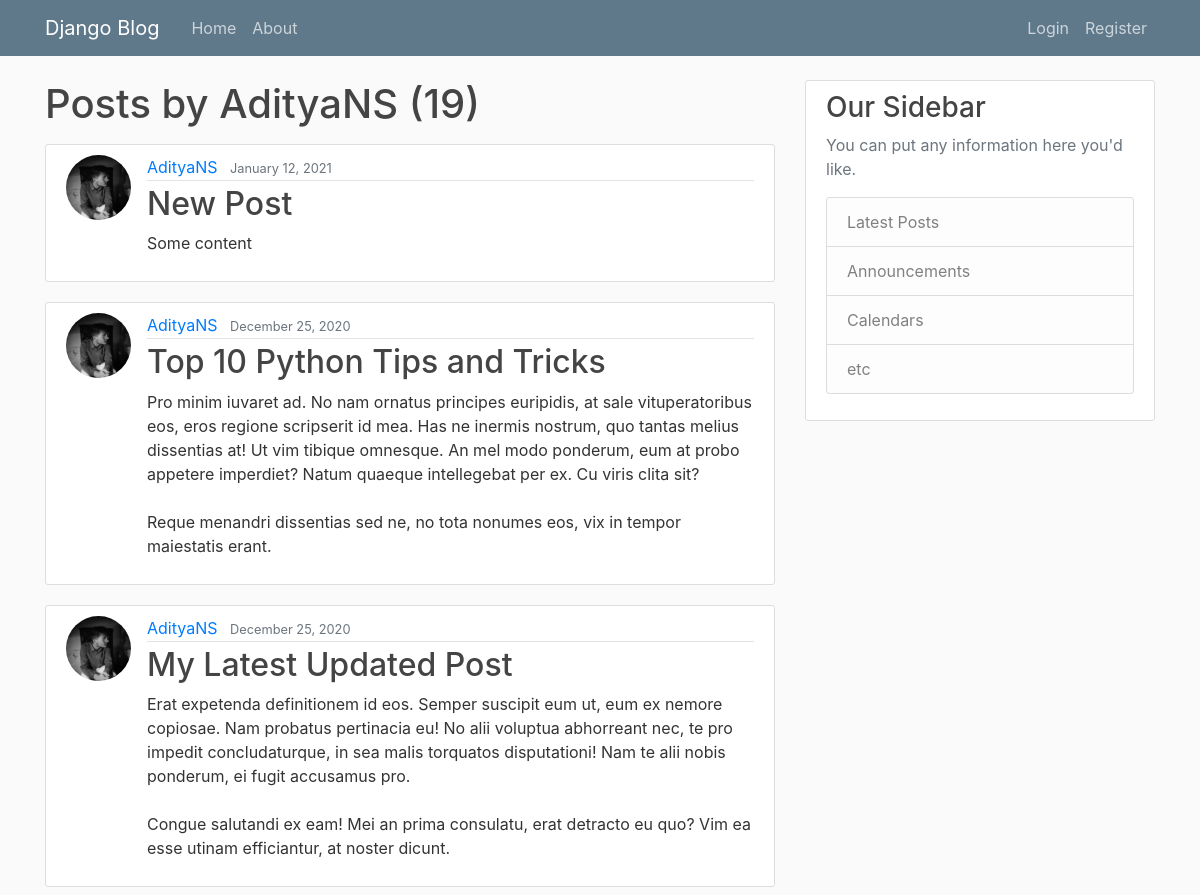
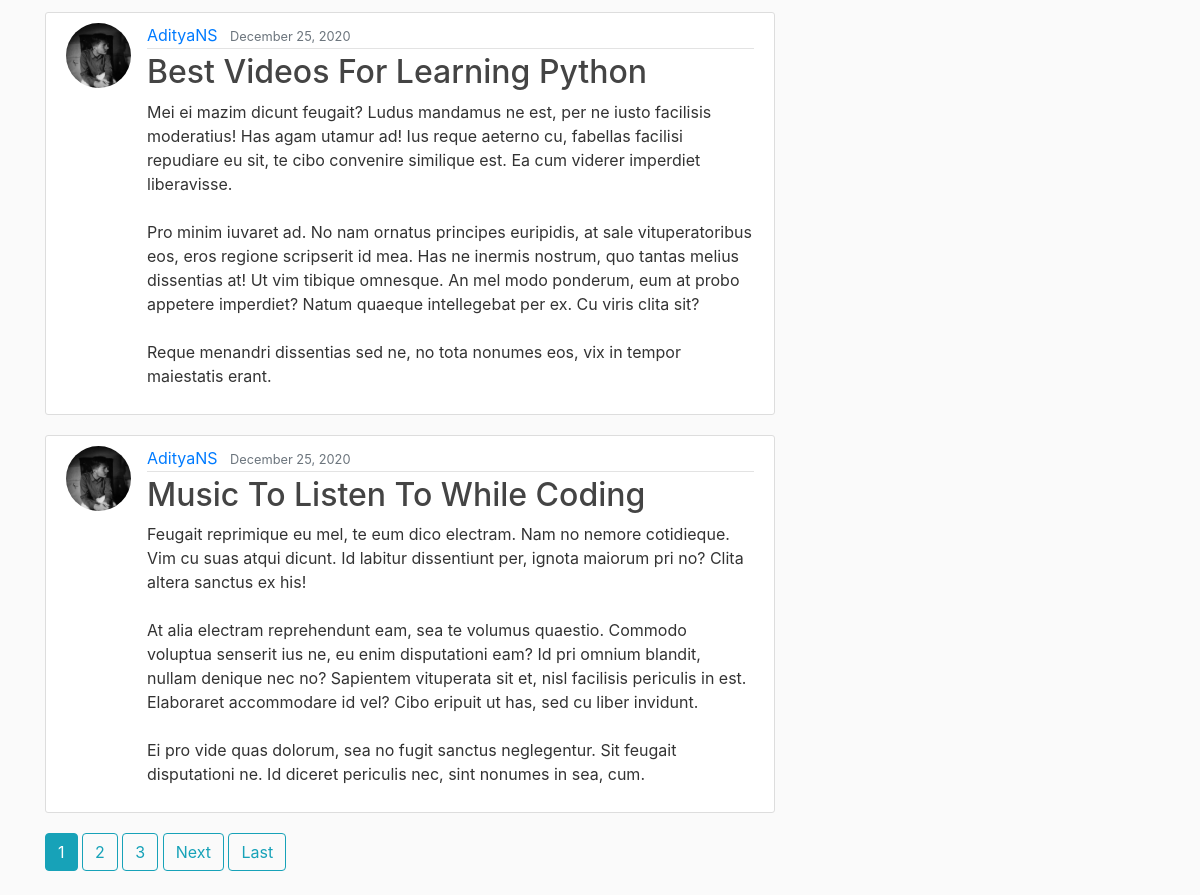
The app's page /user/AdityaNS with its own data (2 pictures, top to bottom).
### blog/models.py (models this page shows, shortened)
class Post(models.Model):
    title = models.CharField(max_length = 100)
    content = models.TextField()
    date_posted = models.DateTimeField(default = timezone.now)
    author = models.ForeignKey(User, on_delete = models.CASCADE)

### users/models.py (models this page shows, shortened)
class Profile(models.Model):
    user = models.OneToOneField(User, on_delete = models.CASCADE)
    image = models.ImageField(default = 'default.jpg', upload_to = 'profile_pics')

### blog/views.py (the view)
# urls.py: path('user/<str:username>', UserPostListView.as_view(), name = 'user-posts'),
class UserPostListView(ListView):
    model = Post
    template_name = 'blog/user_posts.html'
    context_object_name = 'posts'
    paginate_by = 5
    def get_queryset(self):
        user = get_object_or_404(User, username = self.kwargs.get('username'))
        return Post.objects.filter(author = user).order_by('-date_posted')

### blog/templates/blog/user_posts.html (shortened to what this page needs)
{% extends "blog/base.html"%}
{% block content %}
    <h1 class = "mb-3">Posts by {{ view.kwargs.username }} ({{ page_obj.paginator.count }})</h1>
        {% for post in posts %}
            <article class="media content-section">
                <img class = "rounded-circle article-img" src="{{post.author.profile.image.url }}" >
                <div class="media-body">
                <div class="article-metadata">
                    <a class="mr-2" href="{% url 'user-posts' post.author.username %}">{{ post.author }}</a>
                    <small class="text-muted">{{ post.date_posted | date:"F d, Y"}}</small>
                </div>
                <h2><a class="article-title" href="{% url 'post-detail' post.id %}">{{ post.title }}</a></h2>
                <p class="article-content">{{ post.content }}</p>
                </div>
            </article>
        {% endfor %}
        {% if is_paginated %}
            {% for num in page_obj.paginator.page_range %}
                {% if page_obj.number == num %}
                    <a class = "btn btn-info mb-4" href="?page={{ num }}">{{ num }}</a>
                {% elif num > page_obj.number|add:'-3' and num < page_obj.number|add:'3' %}
                    <a class = "btn btn-outline-info mb-4" href="?page={{ num }}">{{ num }}</a>
                {% endif %}
            {% endfor%}
            {% if page_obj.has_next %}
                <a class = "btn btn-outline-info mb-4" href="?page={{page_obj.next_page_number}}">Next</a>
                <a class = "btn btn-outline-info mb-4" href="?page={{page_obj.paginator.num_pages}}">Last</a>
            {% endif%}
        {% endif%}
{% endblock content%}

### blog/static/blog/main.css (style rules this page uses)
body { background: #fafafa; color: #333333; margin-top: 5rem; }
h1, h2, h3, h4, h5, h6 { color: #444444; }
.content-section { background: #ffffff; padding: 10px 20px; border: 1px solid #dddddd; border-radius: 3px; margin-bottom: 20px; }
.article-title { color: #444444; }
.article-content { white-space: pre-line; }
.article-img { height: 65px; width: 65px; margin-right: 16px; }
.article-metadata { padding-bottom: 1px; margin-bottom: 4px; border-bottom: 1px solid #e3e3e3 }

### records on screen
Post: author.profile.image (picture), author "AdityaNS", date_posted "January 12, 2021", title "New Post", content "Some content"
Post: author.profile.image (picture), author "AdityaNS", date_posted "December 25, 2020", title "Top 10 Python Tips and Tricks", content "Pro minim iuvaret ad. No nam ornatus principes euripidis, at sale vituperatoribus eos, eros regione scripserit id mea. Has ne inermis nostrum, quo tantas melius dissentias at! Ut vim tibique omnesque. An mel modo ponderum, eum at probo appetere imperdiet? Natum quaeque intellegebat per ex. Cu viris clita sit? Reque menandri dissentias sed ne, no tota nonumes eos, vix in tempor maiestatis erant."
Post: author.profile.image (picture), author "AdityaNS", date_posted "December 25, 2020", title "My Latest Updated Post", content "Erat expetenda definitionem id eos. Semper suscipit eum ut, eum ex nemore copiosae. Nam probatus pertinacia eu! No alii voluptua abhorreant nec, te pro impedit concludaturque, in sea malis torquatos disputationi! Nam te alii nobis ponderum, ei fugit accusamus pro. Congue salutandi ex eam! Mei an prima consulatu, erat detracto eu quo? Vim ea esse utinam efficiantur, at noster dicunt."
Post: author.profile.image (picture), author "AdityaNS", date_posted "December 25, 2020", title "Best Videos For Learning Python", content "Mei ei mazim dicunt feugait? Ludus mandamus ne est, per ne iusto facilisis moderatius! Has agam utamur ad! Ius reque aeterno cu, fabellas facilisi repudiare eu sit, te cibo convenire similique est. Ea cum viderer imperdiet liberavisse. Pro minim iuvaret ad. No nam ornatus principes euripidis, at sale vituperatoribus eos, eros regione scripserit id mea. Has ne inermis nostrum, quo tantas melius dissentias at! Ut vim tibique omnesque. An mel modo ponderum, eum at probo appetere imperdiet? Natum quaeque intellegebat per ex. Cu viris clita sit? Reque menandri dissentias sed ne, no tota nonumes eos, vix in tempor maiestatis erant."
Post: author.profile.image (picture), author "AdityaNS", date_posted "December 25, 2020", title "Music To Listen To While Coding", content "Feugait reprimique eu mel, te eum dico electram. Nam no nemore cotidieque. Vim cu suas atqui dicunt. Id labitur dissentiunt per, ignota maiorum pri no? Clita altera sanctus ex his! At alia electram reprehendunt eam, sea te volumus quaestio. Commodo voluptua senserit ius ne, eu enim disputationi eam? Id pri omnium blandit, nullam denique nec no? Sapientem vituperata sit et, nisl facilisis periculis in est. Elaboraret accommodare id vel? Cibo eripuit ut has, sed cu liber invidunt. Ei pro vide quas dolorum, sea no fugit sanctus neglegentur. Sit feugait disputationi ne. Id diceret periculis nec, sint nonumes in sea, cum."

### other values on screen
{{ view.kwargs.username }} "AdityaNS"
{{ page_obj.paginator.count }} "19"
{{ num }} "1"
{{ num }} "2" "3"
